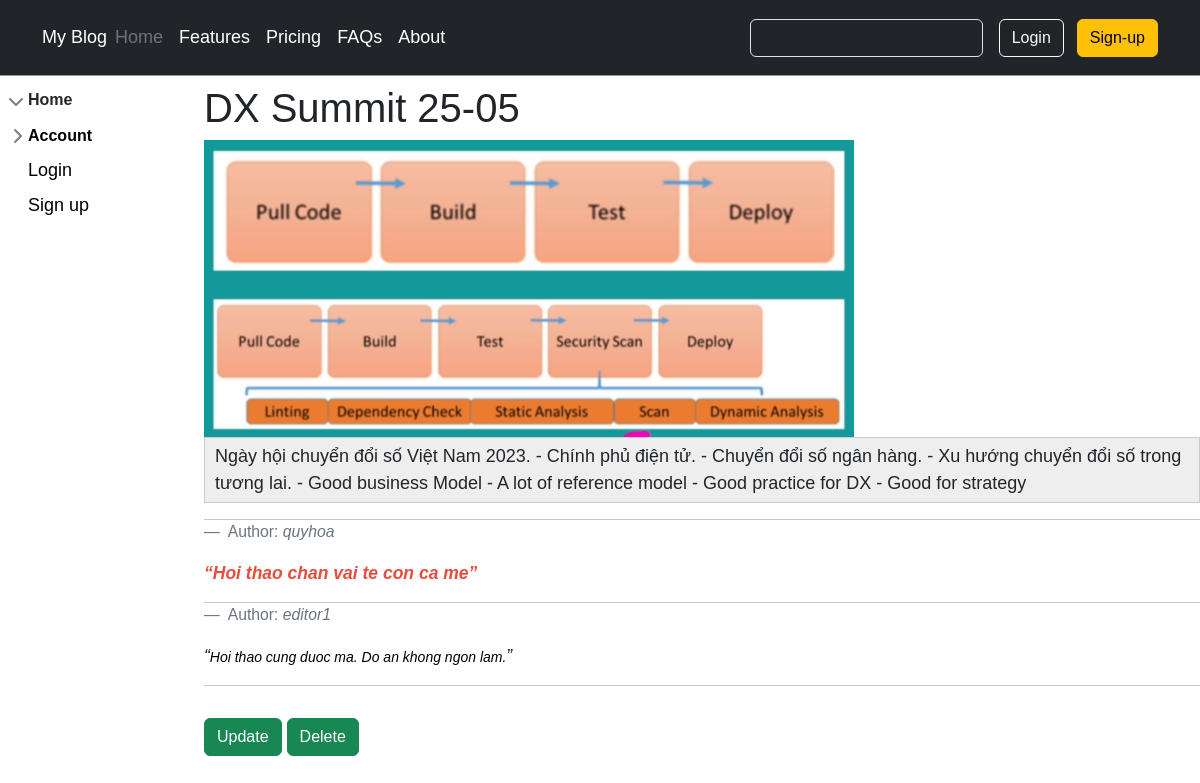
/post/1, run on an earlier commit of the app's database.
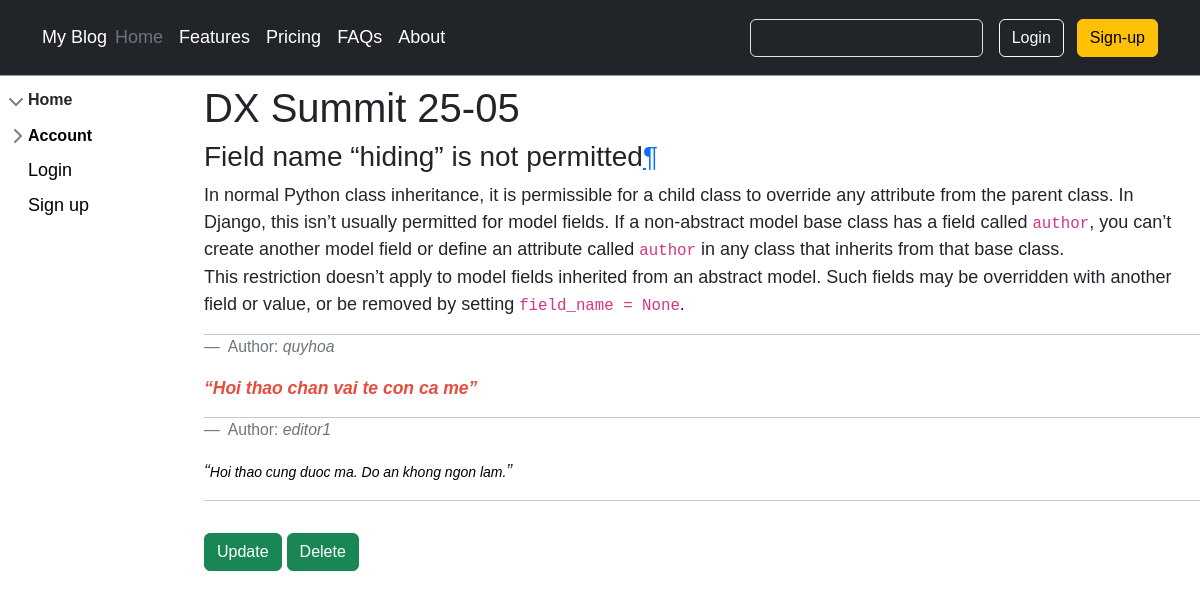
And on a later commit of the database.
### blog/models.py (models this page shows, shortened)
class Post(models.Model):
    title = models.CharField(max_length=255)
    author = models.ForeignKey('auth.User', on_delete=models.CASCADE,)
    category = models.ForeignKey(SubCategory, on_delete=models.CASCADE, null=True)
    parent = models.ForeignKey(Category, on_delete=models.CASCADE, null=True)
    body = RichTextUploadingField()

### blog/views.py (the view)
# urls.py: path('post/<int:id>',views.post_detail, name='post_detail'),
def post_detail(request, id):
    post = Post.objects.get(id=id)
    query = Comment.objects.filter(title_id=id)
    return render(request, 'post_detail.html', {'post': post, 'query': query})

### blog/templates/post_detail.html (shortened to what this page needs)
{% extends 'master.html' %}
{% block content %}
    <div class="post-entry">
      <h1>{{ post.title }}</h1>
      <p>{{ post.body | safe}}</p>
      <hr>
      {% for x in query %}
      <figure>
        <blockquote class="blockquote-footer">
          Author: <cite title="Source Title">{{ x.author }}</cite>
        </blockquote>
        <figcaption class="blockquote">
          <small><em>{{ x.comment| safe }}</em></small>
        </figcaption>
      </figure>
      <hr>
      {% endfor %}
    </div>
    <a class="btn btn-success" role="button" href="{% url 'post_update' post.id %}">Update</a>
    <a class="btn btn-success" role="button" href="{% url 'post_delete' post.id %}">Delete</a>
{% endblock %}

What changed in the data, as far as the page shows it:
changed Post "DX Summit 25-05": body "Ngày hội chuyển đổi số Việt Nam 2023. - Chính phủ điện tử. - Chuyển đổi số ngân hàng. - Xu hướng chuyển đổi số trong tương lai. - Good business Model - A lot of reference model - Good practice for DX - Good for strategy" → "Field name “hiding” is not permitted ¶ In normal Python class inheritance, it is permissible for a child class to override any attribute from the parent class. In Django, this isn’t usually permitted for model fields. If a non-abstract model base class has a field called author , you can’t create another model field or define an attribute called author in any class that inherits from that base class. This restriction doesn’t apply to model fields inherited from an abstract model. Such fields may be overridden with another field or value, or be removed by setting field_name = None ."; body: picture removed
